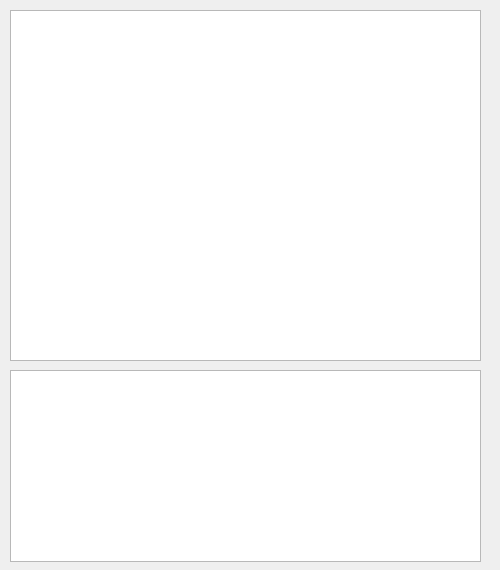
<?xml version="1.0" encoding="UTF-8"?>
<ui version="4.0">
 <class>Dialog</class>
 <widget class="QDialog" name="Dialog">
  <property name="geometry">
   <rect>
    <x>0</x>
    <y>0</y>
    <width>500</width>
    <height>570</height>
   </rect>
  </property>
  <property name="windowTitle">
   <string>Dialog</string>
  </property>
  <widget class="QListWidget" name="list_com">
   <property name="geometry">
    <rect>
     <x>10</x>
     <y>370</y>
     <width>471</width>
     <height>192</height>
    </rect>
   </property>
  </widget>
  <widget class="QListWidget" name="list_do">
   <property name="geometry">
    <rect>
     <x>10</x>
     <y>10</y>
     <width>471</width>
     <height>351</height>
    </rect>
   </property>
  </widget>
 </widget>
 <resources/>
 <connections/>
</ui>
